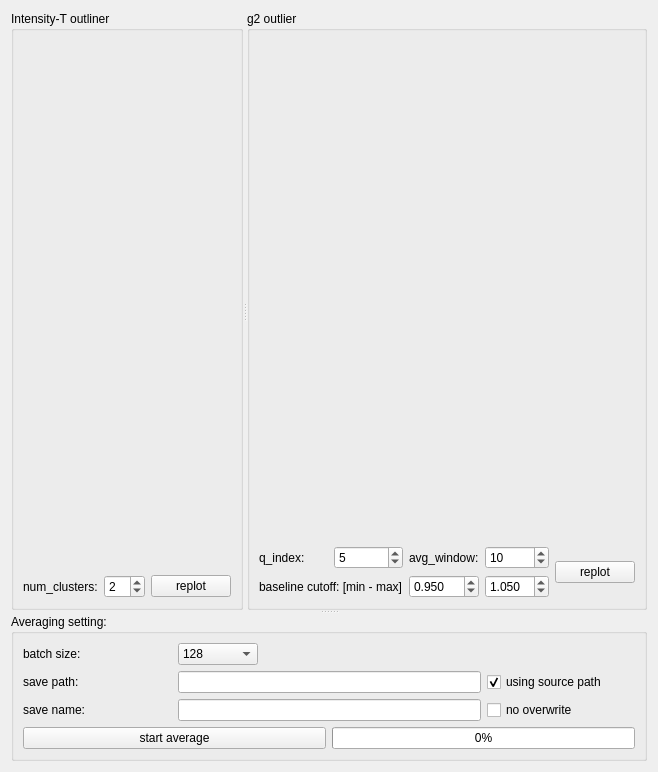
          <widget class="QWidget" name="tab_5">
           <attribute name="title">
            <string>Average</string>
           </attribute>
           <layout class="QGridLayout" name="gridLayout_29">
            <item row="0" column="0">
             <widget class="QSplitter" name="splitter_3">
              <property name="orientation">
               <enum>Qt::Vertical</enum>
              </property>
              <widget class="QSplitter" name="splitter_2">
               <property name="orientation">
                <enum>Qt::Horizontal</enum>
               </property>
               <widget class="QGroupBox" name="groupBox_9">
                <property name="title">
                 <string>Intensity-T outliner</string>
                </property>
                <layout class="QGridLayout" name="gridLayout_30">
                 <item row="1" column="0">
                  <layout class="QHBoxLayout" name="horizontalLayout_3">
                   <item>
                    <widget class="QLabel" name="label_25">
                     <property name="text">
                      <string>num_clusters:</string>
                     </property>
                    </widget>
                   </item>
                   <item>
                    <widget class="QSpinBox" name="avg_intt_num_clusters">
                     <property name="minimum">
                      <number>1</number>
                     </property>
                     <property name="maximum">
                      <number>20</number>
                     </property>
                     <property name="value">
                      <number>2</number>
                     </property>
                    </widget>
                   </item>
                   <item>
                    <widget class="QPushButton" name="pushButton_6">
                     <property name="text">
                      <string>replot</string>
                     </property>
                    </widget>
                   </item>
                  </layout>
                 </item>
                 <item row="0" column="0">
                  <widget class="MplCanvas" name="mp_avg_intt" native="true">
                   <property name="sizePolicy">
                    <sizepolicy hsizetype="Expanding" vsizetype="Expanding">
                     <horstretch>0</horstretch>
                     <verstretch>0</verstretch>
                    </sizepolicy>
                   </property>
                   <property name="minimumSize">
                    <size>
                     <width>0</width>
                     <height>500</height>
                    </size>
                   </property>
                  </widget>
                 </item>
                </layout>
               </widget>
               <widget class="QGroupBox" name="groupBox_10">
                <property name="title">
                 <string>g2 outlier</string>
                </property>
                <layout class="QGridLayout" name="gridLayout_36">
                 <item row="0" column="0">
                  <widget class="MplCanvas" name="mp_avg_g2" native="true">
                   <property name="sizePolicy">
                    <sizepolicy hsizetype="Expanding" vsizetype="Expanding">
                     <horstretch>0</horstretch>
                     <verstretch>0</verstretch>
                    </sizepolicy>
                   </property>
                   <property name="minimumSize">
                    <size>
                     <width>0</width>
                     <height>500</height>
                    </size>
                   </property>
                  </widget>
                 </item>
                 <item row="1" column="0">
                  <layout class="QGridLayout" name="gridLayout_35">
                   <item row="0" column="0">
                    <layout class="QGridLayout" name="gridLayout_31">
                     <item row="0" column="0">
                      <widget class="QLabel" name="label_32">
                       <property name="text">
                        <string>q_index:</string>
                       </property>
                      </widget>
                     </item>
                     <item row="0" column="1">
                      <widget class="QSpinBox" name="avg_qindex">
                       <property name="maximum">
                        <number>999</number>
                       </property>
                       <property name="value">
                        <number>5</number>
                       </property>
                      </widget>
                     </item>
                     <item row="0" column="2">
                      <widget class="QLabel" name="label_33">
                       <property name="text">
                        <string>avg_window:</string>
                       </property>
                      </widget>
                     </item>
                     <item row="0" column="3">
                      <widget class="QSpinBox" name="avg_window">
                       <property name="minimum">
                        <number>1</number>
                       </property>
                       <property name="value">
                        <number>10</number>
                       </property>
                      </widget>
                     </item>
                     <item row="1" column="0" colspan="2">
                      <widget class="QLabel" name="label_26">
                       <property name="text">
                        <string>baseline cutoff: [min - max]</string>
                       </property>
                      </widget>
                     </item>
                     <item row="1" column="2">
                      <widget class="QDoubleSpinBox" name="avg_blmin">
                       <property name="specialValueText">
                        <string/>
                       </property>
                       <property name="decimals">
                        <number>3</number>
                       </property>
                       <property name="maximum">
                        <double>10.000000000000000</double>
                       </property>
                       <property name="singleStep">
                        <double>0.010000000000000</double>
                       </property>
                       <property name="value">
                        <double>0.950000000000000</double>
                       </property>
                      </widget>
                     </item>
                     <item row="1" column="3">
                      <widget class="QDoubleSpinBox" name="avg_blmax">
                       <property name="decimals">
                        <number>3</number>
                       </property>
                       <property name="minimum">
                        <double>0.900000000000000</double>
                       </property>
                       <property name="maximum">
                        <double>10.000000000000000</double>
                       </property>
                       <property name="singleStep">
                        <double>0.010000000000000</double>
                       </property>
                       <property name="value">
                        <double>1.050000000000000</double>
                       </property>
                      </widget>
                     </item>
                    </layout>
                   </item>
                   <item row="0" column="1">
                    <widget class="QPushButton" name="pushButton_9">
                     <property name="text">
                      <string>replot</string>
                     </property>
                    </widget>
                   </item>
                  </layout>
                 </item>
                </layout>
               </widget>
              </widget>
              <widget class="QGroupBox" name="groupBox_8">
               <property name="title">
                <string>Averaging setting:</string>
               </property>
               <layout class="QGridLayout" name="gridLayout_28">
                <item row="0" column="0">
                 <widget class="QLabel" name="label_17">
                  <property name="text">
                   <string>batch size:</string>
                  </property>
                 </widget>
                </item>
                <item row="0" column="1" colspan="2">
                 <widget class="QComboBox" name="cb_avg_chunk_size">
                  <property name="maximumSize">
                   <size>
                    <width>80</width>
                    <height>16777215</height>
                   </size>
                  </property>
                  <property name="currentIndex">
                   <number>2</number>
                  </property>
                  <item>
                   <property name="text">
                    <string>32</string>
                   </property>
                  </item>
                  <item>
                   <property name="text">
                    <string>64</string>
                   </property>
                  </item>
                  <item>
                   <property name="text">
                    <string>128</string>
                   </property>
                  </item>
                  <item>
                   <property name="text">
                    <string>256</string>
                   </property>
                  </item>
                  <item>
                   <property name="text">
                    <string>512</string>
                   </property>
                  </item>
                 </widget>
                </item>
                <item row="1" column="0">
                 <widget class="QLabel" name="label_20">
                  <property name="text">
                   <string>save path:</string>
                  </property>
                 </widget>
                </item>
                <item row="1" column="1" colspan="2">
                 <widget class="QLineEdit" name="avg_save_path">
                  <property name="clearButtonEnabled">
                   <bool>true</bool>
                  </property>
                 </widget>
                </item>
                <item row="1" column="3">
                 <widget class="QCheckBox" name="avg_use_source_path">
                  <property name="text">
                   <string>using source path</string>
                  </property>
                  <property name="checked">
                   <bool>true</bool>
                  </property>
                 </widget>
                </item>
                <item row="2" column="0">
                 <widget class="QLabel" name="label_19">
                  <property name="text">
                   <string>save name:</string>
                  </property>
                 </widget>
                </item>
                <item row="2" column="1" colspan="2">
                 <widget class="QLineEdit" name="avg_save_name">
                  <property name="clearButtonEnabled">
                   <bool>true</bool>
                  </property>
                 </widget>
                </item>
                <item row="2" column="3">
                 <widget class="QCheckBox" name="avg_no_overwrite">
                  <property name="text">
                   <string>no overwrite</string>
                  </property>
                 </widget>
                </item>
                <item row="3" column="0" colspan="2">
                 <widget class="QPushButton" name="btn_start_avg">
                  <property name="text">
                   <string>start average</string>
                  </property>
                 </widget>
                </item>
                <item row="3" column="2" colspan="2">
                 <widget class="QProgressBar" name="avg_progressbar">
                  <property name="value">
                   <number>0</number>
                  </property>
                 </widget>
                </item>
               </layout>
              </widget>
             </widget>
            </item>
           </layout>
          </widget>
